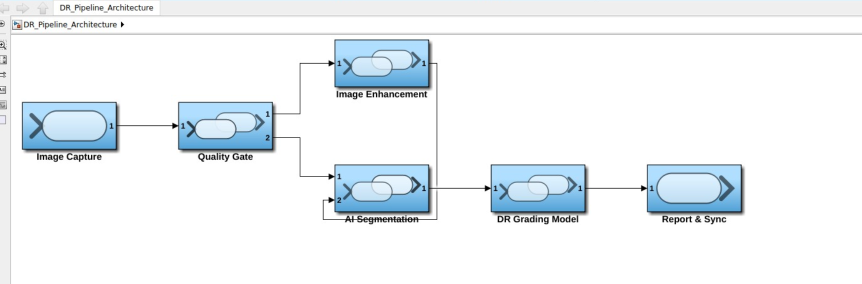
#> input picture assets/pipeline.png, 1723 x 567 px (shown at 1/2 size)
$ python -i quality.py   (imports and definitions only)   (older library calls are emulated)
#> lines starting #> are read from the running program, lines starting #| are printed output that depends on the picture
"""Batch data quality pipeline for training data.

Reuses existing engine/safety/image_validator and OOD checks for consistency.
Adds batch-level quality checks: corrupt detection, resolution validation,
blur, brightness, duplicate hashes, near-duplicates.
"""

from __future__ import annotations

import hashlib
import logging
import uuid
from dataclasses import dataclass, field, asdict
from typing import Any

import cv2
import numpy as np

log = logging.getLogger(__name__)


@dataclass
class QualityCheckResult:
    """Result of a single quality check on a training image."""
    scan_id: str
    check_type: str
    passed: bool = True
    score: float = 1.0
    details: str = ""

    def to_dict(self) -> dict[str, Any]:
        return asdict(self)


@dataclass
class BatchQualityReport:
    """Aggregate quality report for a batch of training candidates."""
    batch_id: str
    total_checked: int = 0
    total_passed: int = 0
    total_failed: int = 0
    checks: list[QualityCheckResult] = field(default_factory=list)
    failure_breakdown: dict[str, int] = field(default_factory=dict)

    @property
    def pass_rate(self) -> float:
        return self.total_passed / max(1, self.total_checked)

    # [4 lines left out: function to_dict, not called in this run]


# Quality thresholds
MIN_RESOLUTION = 128       # Minimum dimension in pixels
MAX_RESOLUTION = 8192      # Maximum dimension to prevent DoS
MIN_BRIGHTNESS = 20        # Minimum mean brightness (out of 255)
MAX_BRIGHTNESS = 240       # Maximum mean brightness
BLUR_THRESHOLD = 50.0      # Laplacian variance threshold for blur


def check_image_readable(image_path: str, scan_id: str = "") -> QualityCheckResult:
    """Check if the image can be read and decoded."""
#> called with image_path = '../../assets/pipeline.png', scan_id = ''
    try:
        img = cv2.imread(image_path)
#> img is the input picture: shape (567, 1723, 3); mean B, G, R 246, 242.8, 237.9
        if img is None:
            return QualityCheckResult(
                scan_id=scan_id, check_type="READABLE",
                passed=False, score=0.0, details="Image could not be decoded"
            )
        return QualityCheckResult(
            scan_id=scan_id, check_type="READABLE",
            passed=True, score=1.0, details=f"Decoded {img.shape}"
        )
    except Exception as e:
        return QualityCheckResult(
            scan_id=scan_id, check_type="READABLE",
            passed=False, score=0.0, details=f"Read error: {e}"
        )


def check_resolution(img: np.ndarray, scan_id: str = "") -> QualityCheckResult:
    """Check image resolution is within acceptable bounds."""
#> called with scan_id = ''
    h, w = img.shape[:2]
#> h = 567; w = 1723
    if h < MIN_RESOLUTION or w < MIN_RESOLUTION:
        return QualityCheckResult(
            scan_id=scan_id, check_type="RESOLUTION",
            passed=False, score=0.3, details=f"Too small: {w}x{h} (min {MIN_RESOLUTION})"
        )
    if h > MAX_RESOLUTION or w > MAX_RESOLUTION:
        return QualityCheckResult(
            scan_id=scan_id, check_type="RESOLUTION",
            passed=False, score=0.3, details=f"Too large: {w}x{h} (max {MAX_RESOLUTION})"
        )
    # Score based on how close to ideal (512-1024 range)
    ideal_dim = 768
    dim_score = 1.0 - min(1.0, abs(min(h, w) - ideal_dim) / ideal_dim)
#> dim_score = 0.738
    return QualityCheckResult(
        scan_id=scan_id, check_type="RESOLUTION",
        passed=True, score=round(dim_score, 3), details=f"{w}x{h}"
    )


def check_brightness(img: np.ndarray, scan_id: str = "") -> QualityCheckResult:
    """Check image is not too dark or washed out."""
#> called with scan_id = ''
    gray = cv2.cvtColor(img, cv2.COLOR_BGR2GRAY) if len(img.shape) == 3 else img
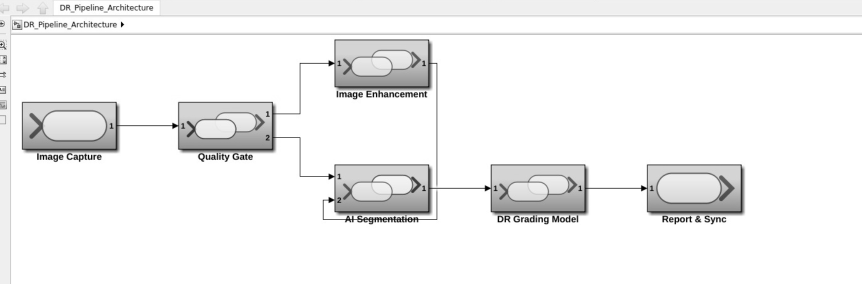
#> gray: shape (567, 1723) (shown at 1/2 size); min 0, max 255, mean 241.7
    mean_brightness = float(np.mean(gray))
#> mean_brightness = 241.7

    if mean_brightness < MIN_BRIGHTNESS:
        return QualityCheckResult(
            scan_id=scan_id, check_type="BRIGHTNESS",
            passed=False, score=0.2, details=f"Too dark: mean={mean_brightness:.1f}"
        )
    if mean_brightness > MAX_BRIGHTNESS:
        return QualityCheckResult(
            scan_id=scan_id, check_type="BRIGHTNESS",
            passed=False, score=0.2, details=f"Washed out: mean={mean_brightness:.1f}"
        )
    # Normalize score: ideal around 80-180
    ideal_low, ideal_high = 80, 180
    if ideal_low <= mean_brightness <= ideal_high:
        score = 1.0
    else:
        dist = min(abs(mean_brightness - ideal_low), abs(mean_brightness - ideal_high))
        score = max(0.3, 1.0 - dist / 100)
    return QualityCheckResult(
        scan_id=scan_id, check_type="BRIGHTNESS",
        passed=True, score=round(score, 3), details=f"mean={mean_brightness:.1f}"
    )


def check_blur(img: np.ndarray, scan_id: str = "") -> QualityCheckResult:
    """Detect blur using Laplacian variance."""
#> called with scan_id = ''
    gray = cv2.cvtColor(img, cv2.COLOR_BGR2GRAY) if len(img.shape) == 3 else img
    laplacian_var = float(cv2.Laplacian(gray, cv2.CV_64F).var())
#> laplacian_var = 621.6

    if laplacian_var < BLUR_THRESHOLD:
        return QualityCheckResult(
            scan_id=scan_id, check_type="BLUR",
            passed=False, score=round(laplacian_var / BLUR_THRESHOLD, 3),
            details=f"Blurry: laplacian_var={laplacian_var:.1f} (threshold={BLUR_THRESHOLD})"
        )
    # Cap score at 1.0
    score = min(1.0, laplacian_var / (BLUR_THRESHOLD * 5))
#> score = 1
    return QualityCheckResult(
        scan_id=scan_id, check_type="BLUR",
        passed=True, score=round(score, 3), details=f"laplacian_var={laplacian_var:.1f}"
    )


# [6 lines left out: function compute_image_hash, not called in this run]


def run_quality_checks(
    image_path: str,
    scan_id: str = "",
    known_hashes: set[str] | None = None,
) -> tuple[list[QualityCheckResult], bool]:
    """
    Run all quality checks on a single training image.

    Returns:
        (list of check results, overall_passed)
    """
    checks = []

    # 1. Readable
    readable_check = check_image_readable(image_path, scan_id)
    checks.append(readable_check)
    if not readable_check.passed:
        return checks, False

    img = cv2.imread(image_path)

    # 2. Resolution
    res_check = check_resolution(img, scan_id)
    checks.append(res_check)

    # 3. Brightness
    bright_check = check_brightness(img, scan_id)
    checks.append(bright_check)

    # 4. Blur
    blur_check = check_blur(img, scan_id)
    checks.append(blur_check)

    # 5. Near-duplicate detection
    if known_hashes is not None:
        dhash = compute_image_hash(img)
        if dhash in known_hashes:
            checks.append(QualityCheckResult(
                scan_id=scan_id, check_type="NEAR_DUPLICATE",
                passed=False, score=0.0, details="Near-duplicate detected via dhash"
            ))
        else:
            checks.append(QualityCheckResult(
                scan_id=scan_id, check_type="NEAR_DUPLICATE",
                passed=True, score=1.0, details="Unique image"
            ))
            known_hashes.add(dhash)

    overall_passed = all(c.passed for c in checks)
#> overall_passed = False
    return checks, overall_passed


# [32 lines left out: function run_batch_quality, not called in this run]

>>> result = run_quality_checks('../../assets/pipeline.png')
